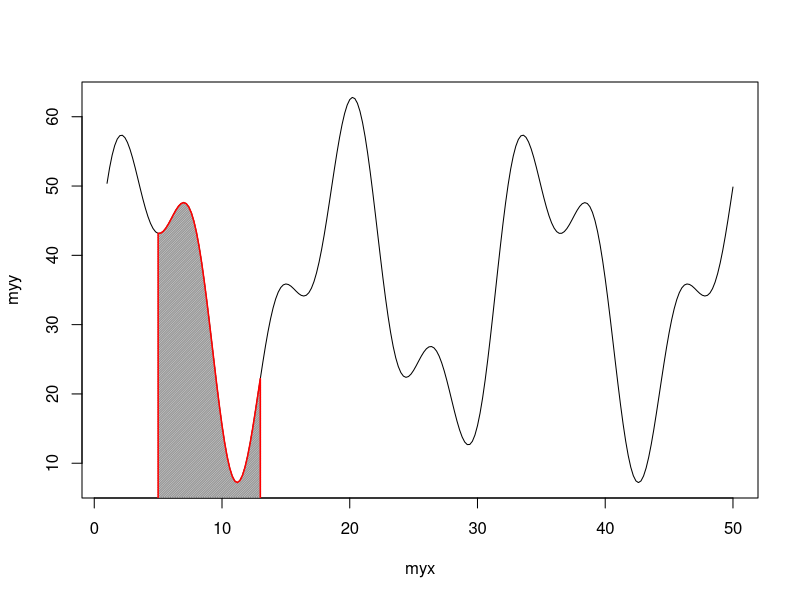

The R script that drew this image:
### Paul Johnson Jun 7, 2010

### For demonstration of polygon and "coloring in"
### the area undre part of a curve. 


### Suppose we plot a curve f(x) and then want to "color in"
### a section under the curve from x=5 to x=13.

### For input, polygon needs 2 columns of points, and they have to
### trace out the coordinates of the outside of the highlighted area.


###   Here's the ASCII art of the century


    ##             wind around top
    ##                  |
    ##                  |
    ##                  |  ________ f(13)
    ##                  v /      |
    ##             ______/       |    <-- then down
    ##       f(5) /              |
    ##         __/|              |
    ##      ______|______________|________
    ##            x=5           x=13
    ##          /              \
    ##         /                \
    ##       Start Here       finish last leg



### Begin at a point, say (x=5, y=0).  From there, let it "go up" to
### (x=5, y=f(5)). Then wind to the right, tracing out the values of
### f(x) from x=5 to x=13.  The trace stops at (x=13, y=f(13)).  Then
### vertically go down to (x=13, y=0), and then "all along" x back to
### (x=5, y=0).




SAVEFIG <- FALSE

### To save into file, uncomment following and run again
### SAVEFIG <- TRUE



myfun <- function (x) {
    y <- 35 + 9.5*sin(x ) + 19 * sin( 0.4*x) 
    y
}


myx <- seq(1,50, by=0.2)

myy <- myfun(myx)

### put it into data frame

mydf <- data.frame(myx,myy)

### remove variables, keep tidy!

rm(myx, myy)


if (SAVEFIG == T) pdf(file="poly-01.pdf", onefile=F, paper="special",height=6, width=6,family="Times")


### Just take the default plot
plot(myy ~ myx, data=mydf, type="l")

### Goal. Pick 2 points, x=a and x=b, then plot the area
### under curve between a, b.

a <- 5
b <- 13

mysmalldf <- mydf[mydf$myx >= a & mydf$myx <= b ,]

### Look at that:
## > mysmalldf
##     myx      myy

## 21  5.0 43.166871
## 22  5.2 43.196707
## 23  5.4 43.455023
## 24  5.6 43.904970
## 25  5.8 44.498677
## 26  6.0 45.179353
## 27  6.2 45.883762
## 28  6.4 46.544971
## 29  6.6 47.095273
## 30  6.8 47.469146
## 31  7.0 47.606148
## 32  7.2 47.453612
## 33  7.4 46.969056
## 34  7.6 46.122179
## 35  7.8 44.896390
## 36  8.0 43.289795
## 37  8.2 41.315589
## 38  8.4 39.001863
## 39  8.6 36.390804
## 40  8.8 33.537335
## 41  9.0 30.507237
## 42  9.2 27.374837
## 43  9.4 24.220341
## 44  9.6 21.126919
## 45  9.8 18.177669
## 46 10.0 15.452552
## 47 10.2 13.025453
## 48 10.4 10.961454
## 49 10.6  9.314441
## 50 10.8  8.125141
## 51 11.0  7.419654
## 52 11.2  7.208551
## 53 11.4  7.486565
## 54 11.6  8.232888
## 55 11.8  9.412062
## 56 12.0 10.975430
## 57 12.2 12.863085
## 58 12.4 15.006247
## 59 12.6 17.329957
## 60 12.8 19.756004
## 61 13.0 22.205948




## It is almost all we need.  On front of stack of points, add
## (a, 0)

## That is the starting point of the polygon.

## From there, the sequence of points goes up to (14.0, 32.41),
## and then traces to right, stops at (21.0, 59.18).

## On bottom of stack of points, add

## (b, 0)
## (a, 0)


mysmalldf <- rbind( c(a, 0), mysmalldf)


mysmalldf <- rbind(mysmalldf, c(b,0), c(a,0))

polygon(mysmalldf$myx, mysmalldf$myy, density=c(60),col="gray60",border="red",lwd=1.5)


### Beautify to suit your taste!
dev.off()
